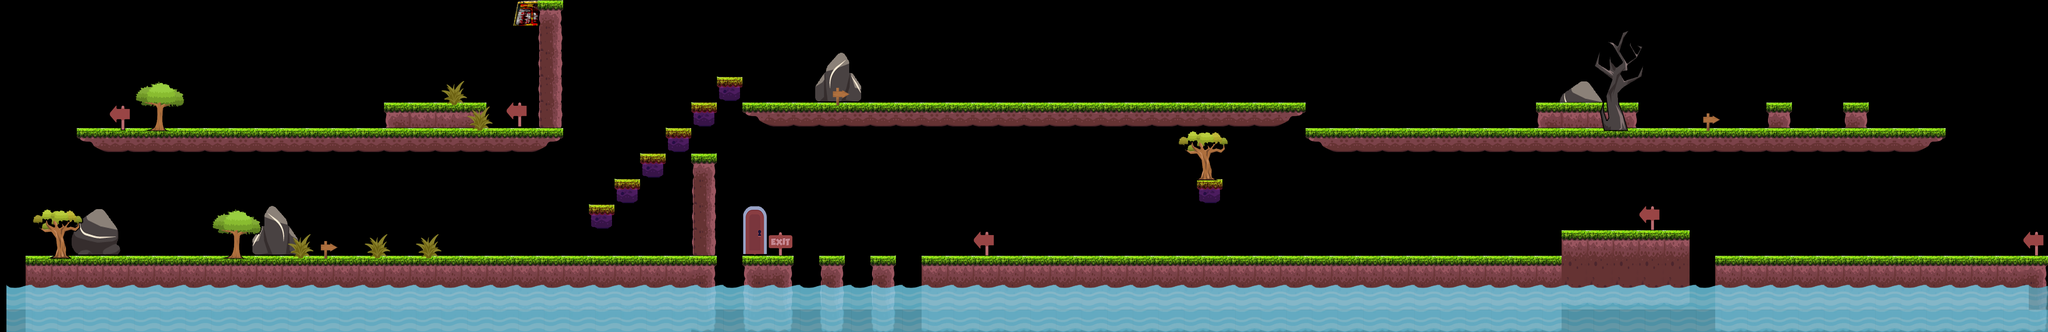

Below is a game level as drawn by its tile map, then a one-line description and the .tmx that defines it (tile-layer data replaced by summaries):
An orthogonal 80x13 tile map with 64x64 px tiles, 4 tile layers (bg2, bg1, floor, fg) and 132 objects (18x enemy, player, goal).

<map version="1.0" orientation="orthogonal" renderorder="right-down" width="80" height="13" tilewidth="64" tileheight="64" nextobjectid="201">
 <tileset firstgid="1" name="tileset_01" tilewidth="64" tileheight="64" tilecount="96" columns="12">
  <image source="tileset_01.png" width="768" height="512" />
 </tileset>
 <layer name="bg2" width="80" height="13" offsetx="-16" offsety="0">
  <data>[1040 cells, 18 non-empty, 10 distinct tile ids]</data>
 </layer>
 <layer name="bg1" width="80" height="13" offsetx="0" offsety="4">
  <data>[1040 cells, 8 non-empty, 6 distinct tile ids]</data>
 </layer>
 <layer name="floor" width="80" height="13">
  <data>[1040 cells, 316 non-empty, 19 distinct tile ids]</data>
 </layer>
 <layer name="fg" width="80" height="13" offsetx="16" offsety="8">
  <data>[1040 cells, 189 non-empty, 21 distinct tile ids]</data>
 </layer>
 <objectgroup name="actors">
  <object id="36" type="player" x="1280" y="80" width="60" height="64" />
  <object id="37" name="dino" type="enemy" x="432" y="512" width="56" height="56" />
  <object id="39" name="zombie1" type="enemy" x="320" y="512" width="56" height="56" />
  <object id="40" name="zombie1" type="enemy" x="736" y="192" width="56" height="56" />
  <object id="41" name="zombie1" type="enemy" x="1282" y="386" width="56" height="56" />
  <object id="42" name="zombie2" type="enemy" x="2192" y="120" width="56" height="56" />
  <object id="43" name="zombie3" type="enemy" x="2560" y="512" width="56" height="56" />
  <object id="44" name="zombie2" type="enemy" x="3186" y="370" width="56" height="56" />
  <object id="45" name="zombie1" type="enemy" x="3648" y="496" width="56" height="56" />
  <object id="46" name="zombie2" type="enemy" x="4488" y="452" width="56" height="56" />
  <object id="47" type="goal" x="1854" y="526" width="64" height="112" />
  <object id="58" gid="9" x="1152" y="640" width="64" height="64" />
  <object id="59" gid="9" x="1216" y="640" width="64" height="64" />
  <object id="60" gid="9" x="2688" y="640" width="64" height="64" />
  <object id="61" gid="9" x="2752" y="640" width="64" height="64" />
  <object id="62" gid="9" x="3840" y="640" width="64" height="64" />
  <object id="63" gid="9" x="3776" y="640" width="64" height="64" />
  <object id="68" gid="9" x="4480" y="320" width="64" height="64" />
  <object id="69" gid="9" x="4544" y="320" width="64" height="64" />
  <object id="70" gid="9" x="2624" y="256" width="64" height="64" />
  <object id="71" gid="9" x="2688" y="256" width="64" height="64" />
  <object id="73" gid="10" x="960" y="208" width="32" height="32" />
  <object id="79" gid="10" x="960" y="112" width="32" height="32" />
  <object id="80" gid="10" x="1024" y="112" width="32" height="32" />
  <object id="81" gid="10" x="1024" y="208" width="32" height="32" />
  <object id="82" gid="10" x="1024" y="160" width="32" height="32" />
  <object id="83" gid="10" x="960" y="160" width="32" height="32" />
  <object id="84" gid="34" x="352" y="256" width="32" height="32" />
  <object id="86" gid="34" x="384" y="256" width="32" height="32" />
  <object id="87" gid="34" x="416" y="256" width="32" height="32" />
  <object id="88" gid="34" x="608" y="600" width="32" height="32" />
  <object id="89" gid="34" x="544" y="600" width="32" height="32" />
  <object id="90" gid="34" x="576" y="600" width="32" height="32" />
  <object id="91" gid="35" x="1424" y="448" width="32" height="32" />
  <object id="92" gid="35" x="1424" y="512" width="32" height="32" />
  <object id="93" gid="35" x="1424" y="560" width="32" height="32" />
  <object id="94" gid="10" x="112" y="320" width="32" height="32" />
  <object id="95" gid="10" x="112" y="224" width="32" height="32" />
  <object id="96" gid="10" x="112" y="272" width="32" height="32" />
  <object id="97" gid="10" x="112" y="464" width="32" height="32" />
  <object id="98" gid="10" x="112" y="416" width="32" height="32" />
  <object id="99" gid="10" x="112" y="368" width="32" height="32" />
  <object id="100" gid="10" x="1200" y="512" width="32" height="32" />
  <object id="101" gid="10" x="1152" y="528" width="32" height="32" />
  <object id="102" gid="10" x="1120" y="560" width="32" height="32" />
  <object id="103" gid="10" x="1088" y="592" width="32" height="32" />
  <object id="104" gid="10" x="1248" y="528" width="32" height="32" />
  <object id="105" gid="10" x="1312" y="592" width="32" height="32" />
  <object id="106" gid="10" x="1456" y="288" width="32" height="32" />
  <object id="107" gid="10" x="1600" y="192" width="32" height="32" />
  <object id="108" gid="10" x="1456" y="336" width="32" height="32" />
  <object id="109" gid="10" x="1456" y="240" width="32" height="32" />
  <object id="110" gid="10" x="1600" y="288" width="32" height="32" />
  <object id="111" gid="10" x="1600" y="240" width="32" height="32" />
  <object id="112" gid="10" x="1728" y="64" width="32" height="32" />
  <object id="113" gid="10" x="1728" y="160" width="32" height="32" />
  <object id="114" gid="10" x="1728" y="112" width="32" height="32" />
  <object id="116" name="zombie1" type="enemy" x="480" y="192" width="56" height="56" />
  <object id="117" gid="10" x="1280" y="560" width="32" height="32" />
  <object id="118" gid="10" x="2064" y="512" width="32" height="32" />
  <object id="119" gid="10" x="2064" y="480" width="32" height="32" />
  <object id="120" gid="10" x="2064" y="544" width="32" height="32" />
  <object id="121" gid="10" x="2192" y="480" width="32" height="32" />
  <object id="122" gid="10" x="2192" y="544" width="32" height="32" />
  <object id="123" gid="10" x="2192" y="512" width="32" height="32" />
  <object id="124" name="zombie2" type="enemy" x="2368" y="512" width="56" height="56" />
  <object id="125" name="dino" type="enemy" x="2464" y="512" width="56" height="56" />
  <object id="126" gid="10" x="2368" y="112" width="32" height="32" />
  <object id="127" gid="10" x="2368" y="144" width="32" height="32" />
  <object id="128" gid="10" x="2368" y="80" width="32" height="32" />
  <object id="129" gid="10" x="2592" y="192" width="32" height="32" />
  <object id="130" gid="10" x="2752" y="192" width="32" height="32" />
  <object id="131" gid="10" x="2624" y="160" width="32" height="32" />
  <object id="132" gid="10" x="2672" y="128" width="32" height="32" />
  <object id="133" gid="10" x="2368" y="176" width="32" height="32" />
  <object id="135" gid="10" x="2672" y="80" width="32" height="32" />
  <object id="137" gid="10" x="2720" y="160" width="32" height="32" />
  <object id="138" gid="10" x="2688" y="544" width="32" height="32" />
  <object id="139" gid="10" x="2656" y="576" width="32" height="32" />
  <object id="140" gid="10" x="2736" y="512" width="32" height="32" />
  <object id="141" gid="10" x="2816" y="576" width="32" height="32" />
  <object id="142" gid="10" x="2736" y="464" width="32" height="32" />
  <object id="143" gid="10" x="2784" y="544" width="32" height="32" />
  <object id="144" name="zombie2" type="enemy" x="2928" y="144" width="56" height="56" />
  <object id="145" gid="10" x="3296" y="64" width="32" height="32" />
  <object id="146" gid="10" x="3296" y="128" width="32" height="32" />
  <object id="147" gid="10" x="3296" y="96" width="32" height="32" />
  <object id="148" gid="10" x="3296" y="160" width="32" height="32" />
  <object id="149" name="zombie2" type="enemy" x="3360" y="448" width="56" height="56" />
  <object id="150" name="zombie2" type="enemy" x="3664" y="160" width="56" height="56" />
  <object id="151" name="zombie2" type="enemy" x="3408" y="160" width="56" height="56" />
  <object id="152" gid="10" x="4912" y="256" width="32" height="32" />
  <object id="153" gid="10" x="4912" y="352" width="32" height="32" />
  <object id="154" gid="10" x="4912" y="320" width="32" height="32" />
  </objectgroup>
</map>
<!-- 38 of 132 objects omitted -->